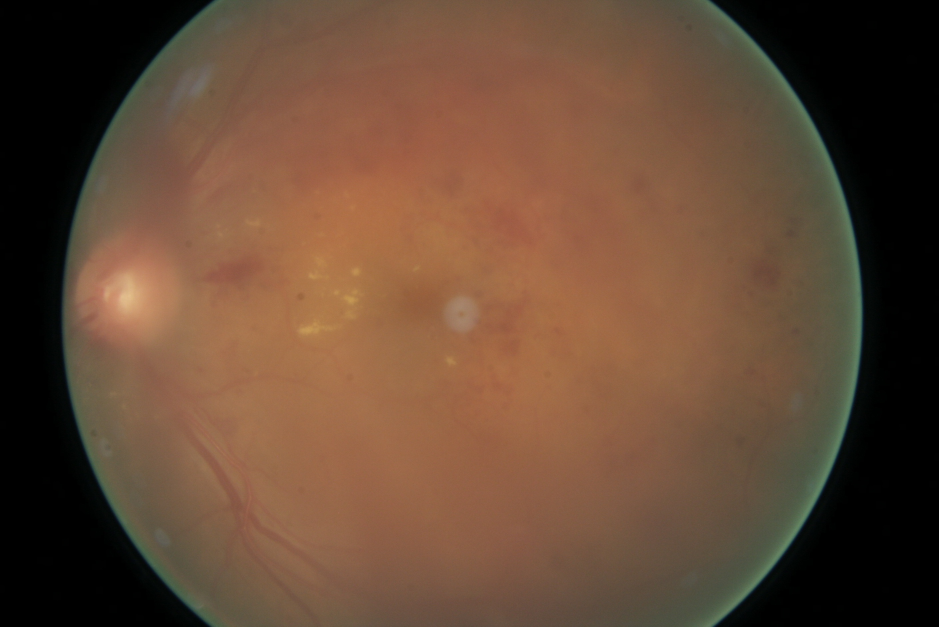
#> input picture data_proc/eye_preprocess/original_img/116_right.jpeg, 2816 x 1880 px (shown at 1/3 size); its folder holds only this picture in this run
$ python -i EyeQ_process_main.py   (imports and definitions only)
#> lines starting #> are read from the running program, lines starting #| are printed output that depends on the picture
import fundus_prep as prep
from glob import glob
import os
import sys
sys.path.append(os.getcwd())
import cv2 as cv
from PIL import ImageFile
ImageFile.LOAD_TRUNCATED_IMAGES = True
from tqdm import tqdm


def process(image_list, save_path):

    for image_path in tqdm(image_list):
        dst_image = os.path.split(image_path)[-1].replace('.jpg','.png')
        dst_path = os.path.join(save_path, dst_image)
        if os.path.exists(dst_path):
            print('continue...')
            continue

        img = prep.imread(image_path)
        try:
            r_img, borders, mask, _,_ = prep.process_without_gb(img)
            r_img = cv.resize(r_img, (800, 800))
            prep.imwrite(dst_path, r_img)
            # mask = cv.resize(mask, (800, 800))
            # prep.imwrite(os.path.join('./original_mask', dst_image), mask)
        except Exception as e:
            r_img = cv.resize(img, (800, 800))
            prep.imwrite(dst_path, r_img)
            print(image_path)
            print(e)
            # break
            continue


# [9 lines not run here, left out]


>>> import cv2
>>> picture = cv2.imread('original_img/116_right.jpeg', cv2.IMREAD_GRAYSCALE)
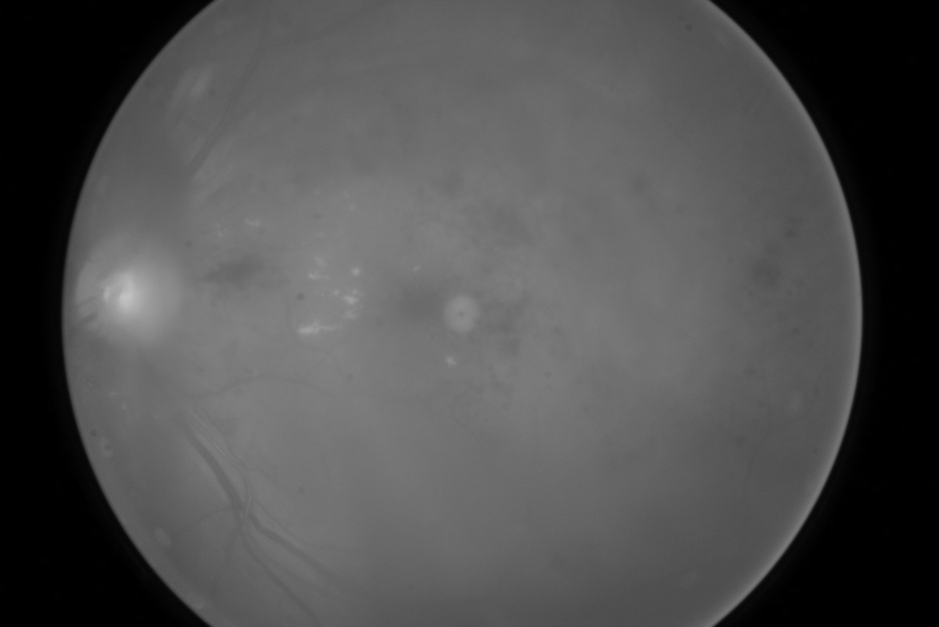
#> picture: shape (1880, 2816) (shown at 1/3 size); min 0, max 197, mean 79.1
>>> result = process(picture, 'out.png')
#> (the run stopped early here; a loop or call above may not have finished)

$ run again, on data_proc/eye_preprocess/original_img/373_left.jpeg
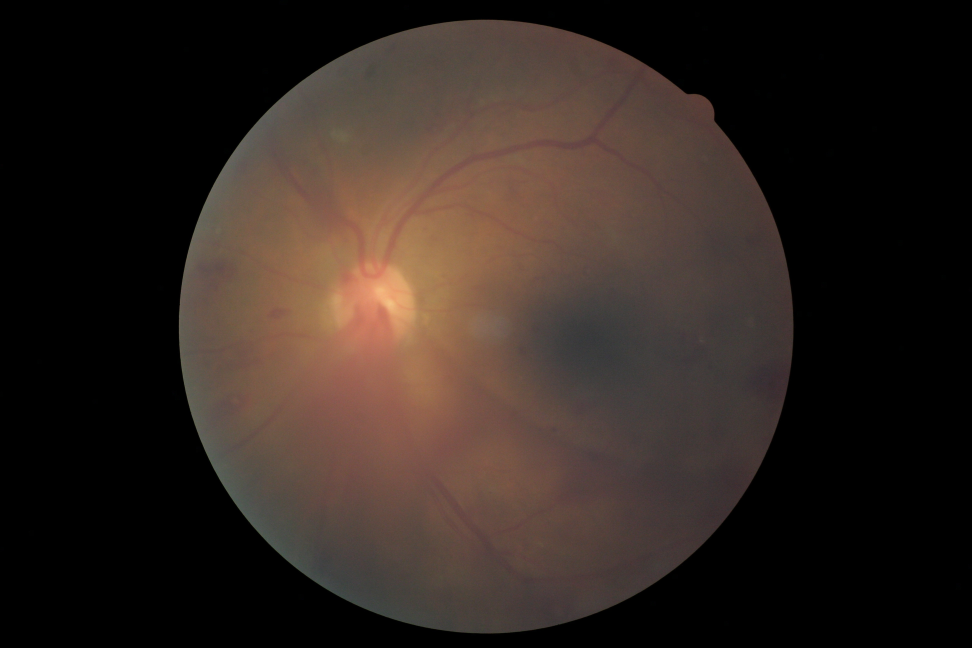
#> input picture data_proc/eye_preprocess/original_img/373_left.jpeg, 3888 x 2592 px (shown at 1/4 size)
#> `picture = cv2.imread('original_img/116_right.jpeg', cv2.IMREAD_GRAYSCA..`:
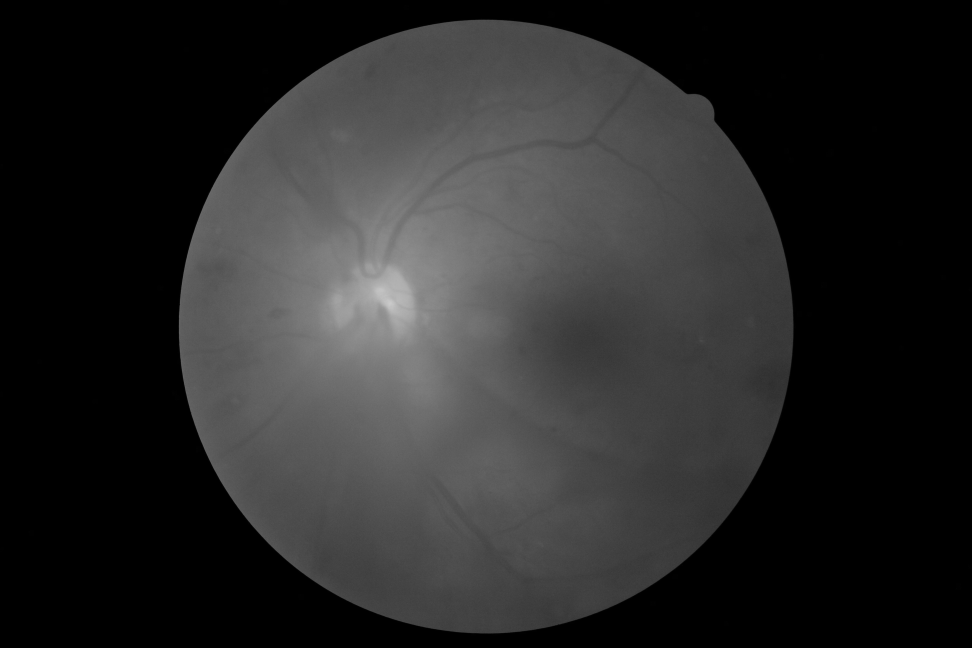
#> picture: shape (2592, 3888) (shown at 1/4 size); min 0, max 204, mean 40.2
